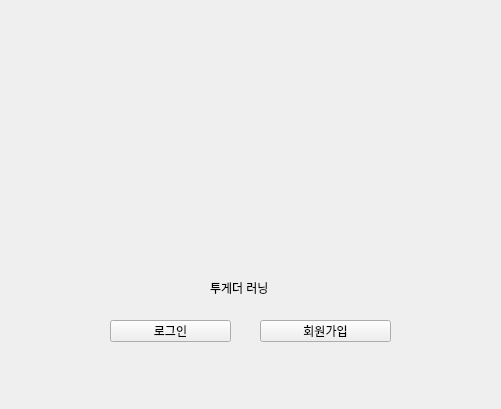
<?xml version="1.0" encoding="UTF-8"?>
<ui version="4.0">
 <class>Form</class>
 <widget class="QWidget" name="Form">
  <property name="geometry">
   <rect>
    <x>0</x>
    <y>0</y>
    <width>501</width>
    <height>409</height>
   </rect>
  </property>
  <property name="windowTitle">
   <string>Form</string>
  </property>
  <widget class="QToolButton" name="toolButton_login">
   <property name="geometry">
    <rect>
     <x>110</x>
     <y>320</y>
     <width>121</width>
     <height>22</height>
    </rect>
   </property>
   <property name="text">
    <string>로그인</string>
   </property>
  </widget>
  <widget class="QToolButton" name="toolButton_register">
   <property name="geometry">
    <rect>
     <x>260</x>
     <y>320</y>
     <width>131</width>
     <height>22</height>
    </rect>
   </property>
   <property name="text">
    <string>회원가입</string>
   </property>
  </widget>
  <widget class="QLabel" name="label_title">
   <property name="geometry">
    <rect>
     <x>210</x>
     <y>280</y>
     <width>60</width>
     <height>16</height>
    </rect>
   </property>
   <property name="text">
    <string>투게더 러닝</string>
   </property>
  </widget>
  <widget class="QLabel" name="label_image">
   <property name="geometry">
    <rect>
     <x>109</x>
     <y>60</y>
     <width>281</width>
     <height>201</height>
    </rect>
   </property>
   <property name="text">
    <string/>
   </property>
  </widget>
 </widget>
 <resources/>
 <connections/>
</ui>
